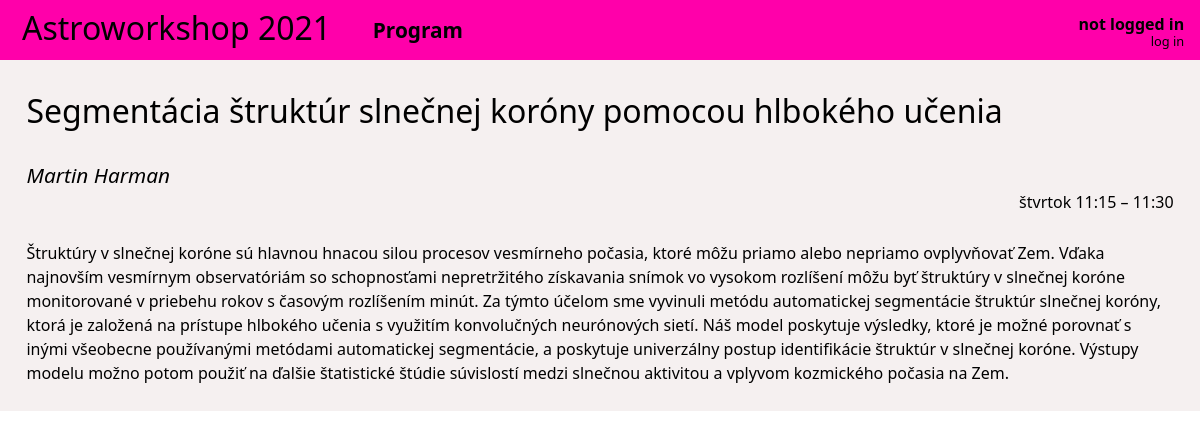
The app's page /talk/20/, older data.
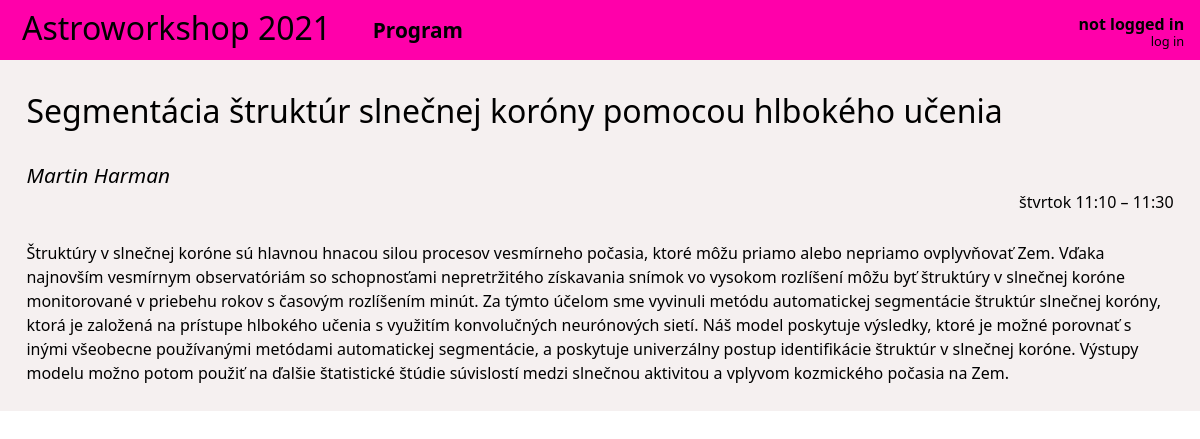
The same page, newer data.
### core/models/slot.py (models this page shows, shortened)
class Slot(models.Model):
    class Meta:
        ordering = ['start']
    objects = SlotQuerySet.as_manager()
    CATEGORY_TALK = 'T'
    CATEGORY_WORKSHOP = 'W'
    CATEGORY_MEAL = 'M'
    CATEGORY_OTHER = 'O'
    CATEGORIES = [
        (CATEGORY_TALK, 'Prednáška'),
        (CATEGORY_WORKSHOP, 'Workshop'),
        (CATEGORY_MEAL, 'Jedlo'),
        (CATEGORY_OTHER, 'Ostatné'),
    ]
    title = models.CharField(null=True, blank=True, unique=True, max_length=256)
    abstract = models.TextField(null=True, blank=True, max_length=4096)
    start = models.DateTimeField(null=True, blank=True, unique=True)
    duration = models.PositiveIntegerField(null=False)
    person = models.ManyToManyField('Participant', related_name='people', blank=True)
    event = models.ForeignKey('Event', null=True, blank=True, on_delete=models.CASCADE)
    category = models.CharField(max_length=1, choices=CATEGORIES, default=CATEGORY_TALK)

### core/models/participant.py (models this page shows)
class Participant(AbstractUser):
    class Meta:
        ordering = ['last_name', 'first_name']
    affiliations = models.ManyToManyField('Institute', through='Affiliation')
    participations = models.ManyToManyField(
        'Event',
        through='Participation',
        through_fields=('person', 'event'),
    )
    def __str__(self):
        return f"{self.first_name} {self.last_name}"

### core/views/talks.py (the view)
# urls.py: path('talk/<int:id>/', talks.SlotView.as_view(), name='slot'),
class SlotView(django.views.generic.DetailView):
    model = Slot
    context_object_name = 'slot'
    template_name = 'core/slot.html'
    slug_field = 'id'
    slug_url_kwarg = 'id'
    def get_queryset(self):
        return self.model.objects.with_people()

### core/models/slot.py (called while the page is built)
    def with_people(self):
        return self.prefetch_related(
            Prefetch('person', to_attr='people')
        ).annotate(
            people_count=Count('person')
        )

### core/templatetags/astro.py (called while the page is built)
@register.filter(name='add_minutes')
def add_minutes(base, value):
    return base + datetime.timedelta(minutes=value)

### core/templates/core/slot.html (shortened to what this page needs)
{% extends 'core/base.html' %}
{% load astro %}
{% block page %}
    <h2>
        {{ slot.title }}
    </h2>
    <div class="authortime">
        <span class="author">
            {% if slot.people_count == 0 %}
            {% elif slot.people_count == 1 %}
                {{ slot.people.0 }}
            {% else %}
                {% regroup slot.people by affiliation as affiliated %}
                {% for aff, person in affiliated %}
                {{ aff }}                    abc
                {% endfor %}
            {% endif %}
        </span>
        <span class="time">
            {{ slot.start|date:"l H:i" }}
            {% if slot.start and slot.duration > 0 %}
                &ndash;&nbsp;{{ slot.start|add_minutes:slot.duration|time:"H:i" }}
            {% endif %}
        </span>
    </div>
    <p>
        {{ slot.abstract }}
    </p>
{% endblock %}

Row changes from the older to the newer data that the page shows:
changed Slot "Segmentácia štruktúr slnečnej koróny pomocou hlbokého učenia": start "štvrtok 11:15" → "štvrtok 11:10"
